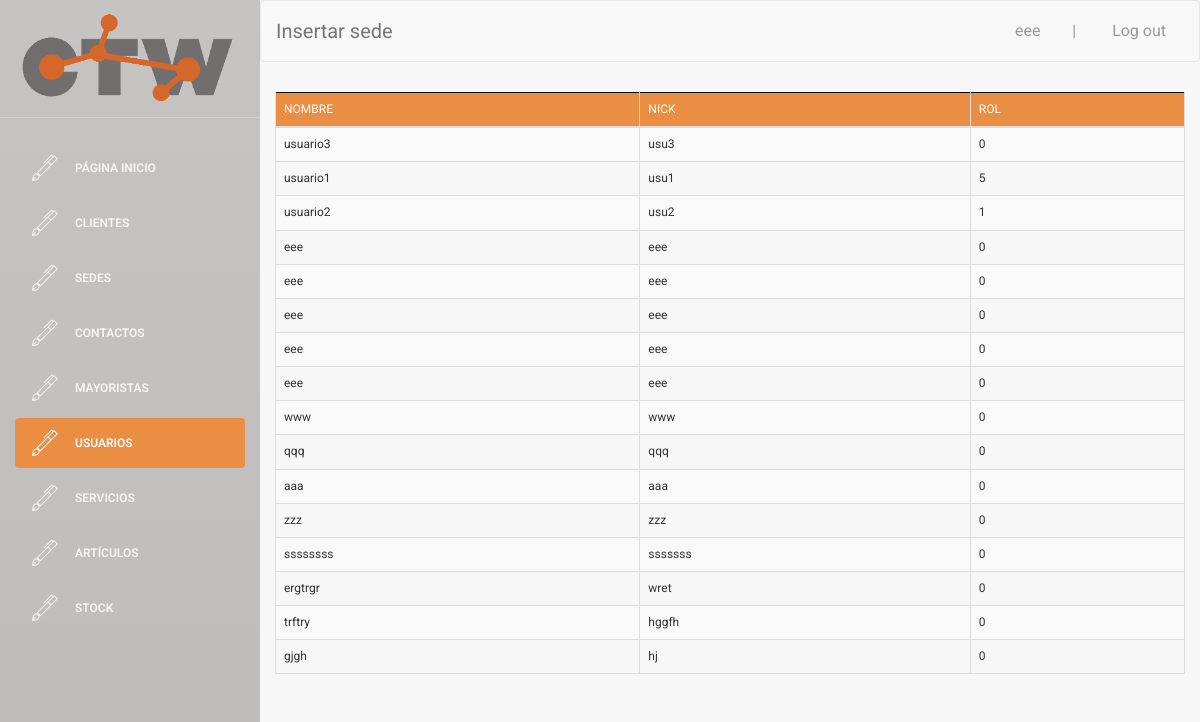
/buscador/buscador_usuarios.php (signed in), run on an earlier commit of the app's database.
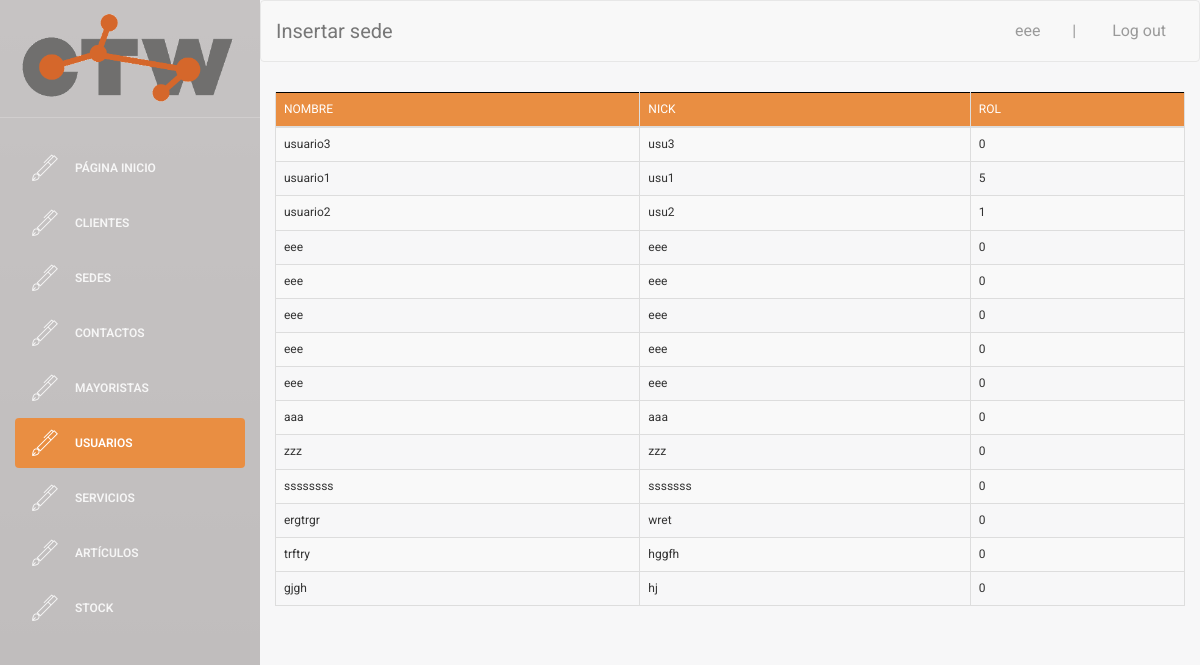
And on a later commit of the database.
### tables this page shows
CREATE TABLE `USUARIO` (
  `ID_USUARIO` int(4) NOT NULL,
  `nombre` varchar(40) NOT NULL,
  `user` varchar(20) NOT NULL,
  `password` varchar(50) NOT NULL,
  `rol` int(1) NOT NULL
);

### web/buscador/buscador_usuarios.php (the view, shortened to what this page needs)
    <!doctype html>
<?php
if($_SESSION["login_done"]==true){
?>
<html lang="en">
<head>
    <link rel="stylesheet" href="https://maxcdn.bootstrapcdn.com/bootstrap/3.3.6/css/bootstrap.min.css">
    <link rel="stylesheet" href="https://cdn.datatables.net/1.10.12/css/dataTables.bootstrap.min.css">
    <link href="../assets/css/bootstrap.min.css" rel="stylesheet" />
    <link href="../assets/css/animate.min.css" rel="stylesheet"/>
    <link href="../assets/css/light-bootstrap-dashboard.css" rel="stylesheet"/>
    <link href="../assets/css/demo.css" rel="stylesheet" />
    <link href="http://maxcdn.bootstrapcdn.com/font-awesome/4.2.0/css/font-awesome.min.css" rel="stylesheet">
    <link href="../assets/css/pe-icon-7-stroke.css" rel="stylesheet" />
    <link href="http://cdnjs.cloudflare.com/ajax/libs/x-editable/1.5.0/bootstrap3-editable/css/bootstrap-editable.css" rel="stylesheet"/>
    <link href="../assets/css/table_editor.css" rel="stylesheet"/>
    <link href="../assets/css/table.css" rel="stylesheet"/>
    <link href="../assets/css/table2.css" rel="stylesheet"/>
    <link href="../assets/css/table4.css" rel="stylesheet"/>
    <link href="../assets/css/insert.css" rel="stylesheet" />
    <link href="../assets/css/micss.css" rel="stylesheet" />
</head>
<body>
<div class="wrapper">
    <div class="sidebar">
    	<div class="sidebar-wrapper">
            <div class="logo">
                <a href="../"><img src="../assets/img/ctw_logo.gif" alt="CTW Logo"></a>
            </div>
            <ul class="nav">
                <li>
                    <a href="../index.php">
                        <i class="pe-7s-pen"></i>
                        <p>PÁGINA INICIO</p>
                    </a>
                </li>
                <li>
                    <a href="buscador_clientes.php">
                        <i class="pe-7s-pen"></i>
                        <p>Clientes</p>
                    </a>
                </li>
                <li>
                    <a href="buscador_sedes.php">
                        <i class="pe-7s-pen"></i>
                        <p>Sedes</p>
                    </a>
                </li>
                <li>
                    <a href="buscador_contactos.php">
                        <i class="pe-7s-pen"></i>
                        <p>Contactos</p>
                    </a>
                </li>
                <li>
                    <a href="buscador_mayoristas.php">
                        <i class="pe-7s-pen"></i>
                        <p>Mayoristas</p>
                    </a>
                </li>
                <li class="active">
                    <a href="buscador_usuarios.php">
                        <i class="pe-7s-pen"></i>
                        <p>Usuarios</p>
                    </a>
                </li>
                <li>
                    <a href="buscador_servicios.php">
                        <i class="pe-7s-pen"></i>
                        <p>Servicios</p>
                    </a>
                </li>
                <li>
                    <a href="buscador_articulos.php">
                        <i class="pe-7s-pen"></i>
                        <p>Artículos</p>
                    </a>
                </li>
                <li>
                    <a href="buscador_stock.php">
                        <i class="pe-7s-pen"></i>
                        <p>Stock</p>
                    </a>
                </li>
            </ul>
    	</div>
    </div>
    <div class="main-panel">
        <nav class="navbar navbar-default navbar-fixed">
            <div class="container-fluid">
                <div class="navbar-header">
                    <a class="navbar-brand">Insertar sede</a>
                </div>
                <div class="collapse navbar-collapse">
                    <ul class="nav navbar-nav navbar-right">
                        <li>
                            <a href="../perfil.php"> <?php echo $_SESSION["username"]; ?>&nbsp;&nbsp;&nbsp;&nbsp;&nbsp;&nbsp;&nbsp;&nbsp;|</a>
                        </li>
                        <li>
                            <a href="../../logout.php">Log out
                            </a>
                        </li>
                    </ul>
                </div>
            </div>
        </nav>
        <div class="content">
            <div class="container-fluid">
                <div class="row">
                    <div >
                        <div >
                                <table id="buscador_usuario" class="table table-striped table-bordered">
                                    <thead>
                                        <tr>
                                            <th>Nombre</th>
                                            <th>Nick</th>
                                            <th>Rol</th>
                                        </tr>
                                    </thead>
                                    <tbody>
                                        <?php
                                            $conn = connect();
                                            $sql = "SELECT * FROM USUARIO";
                                            $result = $conn->query($sql);
                                            if ($result->num_rows > 0) {
                                                 while($row = $result->fetch_assoc()) {
                                                    $pk = $row['ID_USUARIO'];
                                        ?>
                                                    <tr>
                                                        <td><a href="#" class="nombre" data-pk=<?php echo "\"$pk\""; ?>><?php echo $row['nombre']?> </a></td>
                                                        <td><a href="#" class="user" data-pk=<?php echo "\"$pk\""; ?>><?php echo $row['user']?> </a></td>
                                                        <td><a href="#" class="rol" data-pk=<?php echo "\"$pk\""; ?>><?php echo $row['rol']?> </a></td>
                                                    </tr>
                                        <?php
                                                 }
                                            } else {
                                                 echo "0 results";
                                            }
                                        ?>
                                    </tbody>
                                </table>
                        </div>
                    </div>
                </div>
            </div>
        </div>
            </div>
    </div>
</body>
</html>
<?php
}else{
    echo "false";
    header("location:../index.php");
}
?>

### web/assets/css/table_editor.css (style rules this page uses)
a, a:hover { color: #000; }

### web/assets/css/table.css (style rules this page uses)
table { border: none; }
table thead, table tfoot { background-color: #e98e42; border: 1px solid black; }
a, a:hover { color: #000; }

### web/assets/css/insert.css (style rules this page uses)
* { margin: 0; padding: 0; box-sizing: border-box; -webkit-box-sizing: border-box; -moz-box-sizing: border-box; -webkit-font-smoothing: antialiased; -moz-font-smoothing: antialiased; -o-font-smoothing: antialiased; font-smoothing: antialiased; text-rendering: optimizeLegibility; }
body { font-family: "Roboto", Helvetica, Arial, sans-serif; font-weight: 100; font-size: 12px; line-height: 30px; color: #777; }

What changed in the data, as far as the page shows it:
removed usuario: nombre "www", user "www", rol "0"
removed usuario: nombre "qqq", user "qqq", rol "0"
